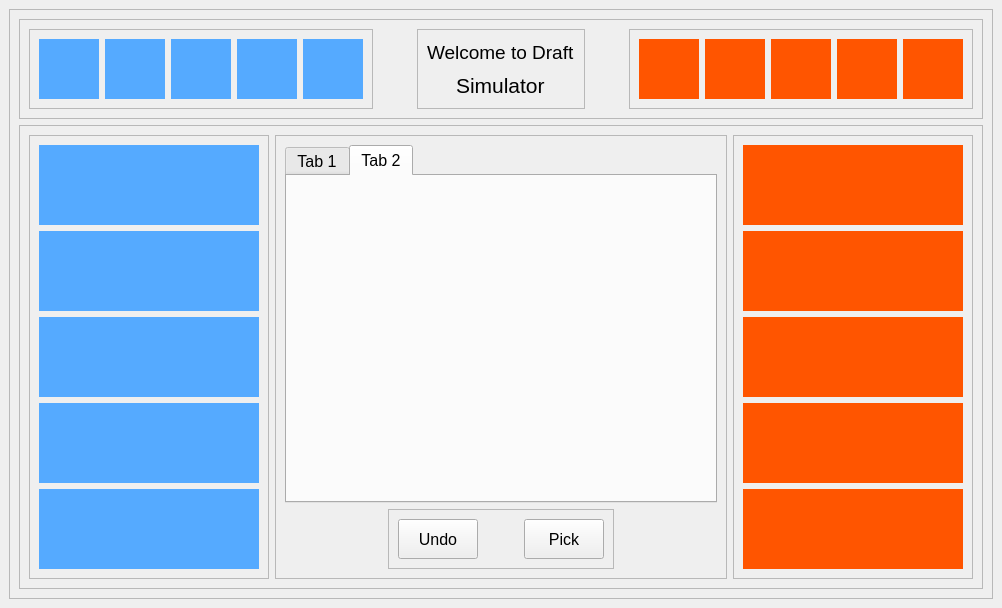
<?xml version="1.0" encoding="UTF-8"?>
<ui version="4.0">
 <class>MainWindow</class>
 <widget class="QMainWindow" name="MainWindow">
  <property name="geometry">
   <rect>
    <x>0</x>
    <y>0</y>
    <width>1002</width>
    <height>608</height>
   </rect>
  </property>
  <property name="windowTitle">
   <string>MainWindow</string>
  </property>
  <widget class="QWidget" name="centralwidget">
   <layout class="QGridLayout" name="gridLayout">
    <item row="0" column="0">
     <widget class="QFrame" name="frame">
      <property name="frameShape">
       <enum>QFrame::StyledPanel</enum>
      </property>
      <property name="frameShadow">
       <enum>QFrame::Raised</enum>
      </property>
      <layout class="QVBoxLayout" name="verticalLayout_2">
       <item>
        <widget class="QFrame" name="ban_frame">
         <property name="minimumSize">
          <size>
           <width>0</width>
           <height>0</height>
          </size>
         </property>
         <property name="frameShape">
          <enum>QFrame::StyledPanel</enum>
         </property>
         <property name="frameShadow">
          <enum>QFrame::Raised</enum>
         </property>
         <layout class="QHBoxLayout" name="horizontalLayout">
          <item>
           <widget class="QFrame" name="blue_ban_frame">
            <property name="minimumSize">
             <size>
              <width>0</width>
              <height>0</height>
             </size>
            </property>
            <property name="frameShape">
             <enum>QFrame::StyledPanel</enum>
            </property>
            <property name="frameShadow">
             <enum>QFrame::Raised</enum>
            </property>
            <layout class="QHBoxLayout" name="horizontalLayout_3">
             <item>
              <widget class="QLabel" name="blue_ban1">
               <property name="sizePolicy">
                <sizepolicy hsizetype="Fixed" vsizetype="Fixed">
                 <horstretch>0</horstretch>
                 <verstretch>0</verstretch>
                </sizepolicy>
               </property>
               <property name="minimumSize">
                <size>
                 <width>60</width>
                 <height>60</height>
                </size>
               </property>
               <property name="maximumSize">
                <size>
                 <width>60</width>
                 <height>60</height>
                </size>
               </property>
               <property name="styleSheet">
                <string notr="true">background-color: rgb(85, 170, 255);</string>
               </property>
               <property name="text">
                <string/>
               </property>
               <property name="alignment">
                <set>Qt::AlignCenter</set>
               </property>
              </widget>
             </item>
             <item>
              <widget class="QLabel" name="blue_ban2">
               <property name="sizePolicy">
                <sizepolicy hsizetype="Fixed" vsizetype="Fixed">
                 <horstretch>0</horstretch>
                 <verstretch>0</verstretch>
                </sizepolicy>
               </property>
               <property name="minimumSize">
                <size>
                 <width>60</width>
                 <height>60</height>
                </size>
               </property>
               <property name="maximumSize">
                <size>
                 <width>60</width>
                 <height>60</height>
                </size>
               </property>
               <property name="styleSheet">
                <string notr="true">background-color: rgb(85, 170, 255);</string>
               </property>
               <property name="text">
                <string/>
               </property>
               <property name="alignment">
                <set>Qt::AlignCenter</set>
               </property>
              </widget>
             </item>
             <item>
              <widget class="QLabel" name="blue_ban3">
               <property name="sizePolicy">
                <sizepolicy hsizetype="Fixed" vsizetype="Fixed">
                 <horstretch>0</horstretch>
                 <verstretch>0</verstretch>
                </sizepolicy>
               </property>
               <property name="minimumSize">
                <size>
                 <width>60</width>
                 <height>60</height>
                </size>
               </property>
               <property name="maximumSize">
                <size>
                 <width>60</width>
                 <height>60</height>
                </size>
               </property>
               <property name="styleSheet">
                <string notr="true">background-color: rgb(85, 170, 255);</string>
               </property>
               <property name="text">
                <string/>
               </property>
               <property name="alignment">
                <set>Qt::AlignCenter</set>
               </property>
              </widget>
             </item>
             <item>
              <widget class="QLabel" name="blue_ban4">
               <property name="sizePolicy">
                <sizepolicy hsizetype="Fixed" vsizetype="Fixed">
                 <horstretch>0</horstretch>
                 <verstretch>0</verstretch>
                </sizepolicy>
               </property>
               <property name="minimumSize">
                <size>
                 <width>60</width>
                 <height>60</height>
                </size>
               </property>
               <property name="maximumSize">
                <size>
                 <width>60</width>
                 <height>60</height>
                </size>
               </property>
               <property name="styleSheet">
                <string notr="true">background-color: rgb(85, 170, 255);</string>
               </property>
               <property name="text">
                <string/>
               </property>
               <property name="alignment">
                <set>Qt::AlignCenter</set>
               </property>
              </widget>
             </item>
             <item>
              <widget class="QLabel" name="blue_ban5">
               <property name="sizePolicy">
                <sizepolicy hsizetype="Fixed" vsizetype="Fixed">
                 <horstretch>0</horstretch>
                 <verstretch>0</verstretch>
                </sizepolicy>
               </property>
               <property name="minimumSize">
                <size>
                 <width>60</width>
                 <height>60</height>
                </size>
               </property>
               <property name="maximumSize">
                <size>
                 <width>60</width>
                 <height>60</height>
                </size>
               </property>
               <property name="styleSheet">
                <string notr="true">background-color: rgb(85, 170, 255);</string>
               </property>
               <property name="text">
                <string/>
               </property>
               <property name="alignment">
                <set>Qt::AlignCenter</set>
               </property>
              </widget>
             </item>
            </layout>
           </widget>
          </item>
          <item>
           <spacer name="horizontalSpacer">
            <property name="orientation">
             <enum>Qt::Horizontal</enum>
            </property>
            <property name="sizeHint" stdset="0">
             <size>
              <width>40</width>
              <height>20</height>
             </size>
            </property>
           </spacer>
          </item>
          <item>
           <widget class="QFrame" name="welcome_frame">
            <property name="sizePolicy">
             <sizepolicy hsizetype="Fixed" vsizetype="Preferred">
              <horstretch>0</horstretch>
              <verstretch>0</verstretch>
             </sizepolicy>
            </property>
            <property name="minimumSize">
             <size>
              <width>0</width>
              <height>50</height>
             </size>
            </property>
            <property name="maximumSize">
             <size>
              <width>200</width>
              <height>16777215</height>
             </size>
            </property>
            <property name="frameShape">
             <enum>QFrame::StyledPanel</enum>
            </property>
            <property name="frameShadow">
             <enum>QFrame::Raised</enum>
            </property>
            <layout class="QVBoxLayout" name="verticalLayout">
             <item>
              <widget class="QLabel" name="top_label1">
               <property name="font">
                <font>
                 <pointsize>14</pointsize>
                </font>
               </property>
               <property name="text">
                <string>Welcome to Draft</string>
               </property>
              </widget>
             </item>
             <item alignment="Qt::AlignHCenter">
              <widget class="QLabel" name="top_label2">
               <property name="font">
                <font>
                 <pointsize>16</pointsize>
                </font>
               </property>
               <property name="text">
                <string>Simulator</string>
               </property>
              </widget>
             </item>
            </layout>
           </widget>
          </item>
          <item>
           <spacer name="horizontalSpacer_2">
            <property name="orientation">
             <enum>Qt::Horizontal</enum>
            </property>
            <property name="sizeHint" stdset="0">
             <size>
              <width>40</width>
              <height>20</height>
             </size>
            </property>
           </spacer>
          </item>
          <item>
           <widget class="QFrame" name="red_ban_frame">
            <property name="minimumSize">
             <size>
              <width>0</width>
              <height>0</height>
             </size>
            </property>
            <property name="frameShape">
             <enum>QFrame::StyledPanel</enum>
            </property>
            <property name="frameShadow">
             <enum>QFrame::Raised</enum>
            </property>
            <layout class="QHBoxLayout" name="horizontalLayout_4">
             <item>
              <widget class="QLabel" name="red_ban1">
               <property name="sizePolicy">
                <sizepolicy hsizetype="Fixed" vsizetype="Fixed">
                 <horstretch>0</horstretch>
                 <verstretch>0</verstretch>
                </sizepolicy>
               </property>
               <property name="minimumSize">
                <size>
                 <width>60</width>
                 <height>60</height>
                </size>
               </property>
               <property name="maximumSize">
                <size>
                 <width>60</width>
                 <height>60</height>
                </size>
               </property>
               <property name="styleSheet">
                <string notr="true">background-color: rgb(255, 85, 0);</string>
               </property>
               <property name="text">
                <string/>
               </property>
               <property name="alignment">
                <set>Qt::AlignCenter</set>
               </property>
              </widget>
             </item>
             <item>
              <widget class="QLabel" name="red_ban2">
               <property name="sizePolicy">
                <sizepolicy hsizetype="Fixed" vsizetype="Fixed">
                 <horstretch>0</horstretch>
                 <verstretch>0</verstretch>
                </sizepolicy>
               </property>
               <property name="minimumSize">
                <size>
                 <width>60</width>
                 <height>60</height>
                </size>
               </property>
               <property name="maximumSize">
                <size>
                 <width>60</width>
                 <height>60</height>
                </size>
               </property>
               <property name="styleSheet">
                <string notr="true">background-color: rgb(255, 85, 0);</string>
               </property>
               <property name="text">
                <string/>
               </property>
               <property name="alignment">
                <set>Qt::AlignCenter</set>
               </property>
              </widget>
             </item>
             <item>
              <widget class="QLabel" name="red_ban3">
               <property name="sizePolicy">
                <sizepolicy hsizetype="Fixed" vsizetype="Fixed">
                 <horstretch>0</horstretch>
                 <verstretch>0</verstretch>
                </sizepolicy>
               </property>
               <property name="minimumSize">
                <size>
                 <width>60</width>
                 <height>60</height>
                </size>
               </property>
               <property name="maximumSize">
                <size>
                 <width>60</width>
                 <height>60</height>
                </size>
               </property>
               <property name="styleSheet">
                <string notr="true">background-color: rgb(255, 85, 0);</string>
               </property>
               <property name="text">
                <string/>
               </property>
               <property name="alignment">
                <set>Qt::AlignCenter</set>
               </property>
              </widget>
             </item>
             <item>
              <widget class="QLabel" name="red_ban4">
               <property name="sizePolicy">
                <sizepolicy hsizetype="Fixed" vsizetype="Fixed">
                 <horstretch>0</horstretch>
                 <verstretch>0</verstretch>
                </sizepolicy>
               </property>
               <property name="minimumSize">
                <size>
                 <width>60</width>
                 <height>60</height>
                </size>
               </property>
               <property name="maximumSize">
                <size>
                 <width>60</width>
                 <height>60</height>
                </size>
               </property>
               <property name="styleSheet">
                <string notr="true">background-color: rgb(255, 85, 0);</string>
               </property>
               <property name="text">
                <string/>
               </property>
               <property name="alignment">
                <set>Qt::AlignCenter</set>
               </property>
              </widget>
             </item>
             <item>
              <widget class="QLabel" name="red_ban5">
               <property name="sizePolicy">
                <sizepolicy hsizetype="Fixed" vsizetype="Fixed">
                 <horstretch>0</horstretch>
                 <verstretch>0</verstretch>
                </sizepolicy>
               </property>
               <property name="minimumSize">
                <size>
                 <width>60</width>
                 <height>60</height>
                </size>
               </property>
               <property name="maximumSize">
                <size>
                 <width>60</width>
                 <height>60</height>
                </size>
               </property>
               <property name="styleSheet">
                <string notr="true">background-color: rgb(255, 85, 0);</string>
               </property>
               <property name="text">
                <string/>
               </property>
               <property name="alignment">
                <set>Qt::AlignCenter</set>
               </property>
              </widget>
             </item>
            </layout>
           </widget>
          </item>
         </layout>
        </widget>
       </item>
       <item>
        <widget class="QFrame" name="pick_frame">
         <property name="frameShape">
          <enum>QFrame::StyledPanel</enum>
         </property>
         <property name="frameShadow">
          <enum>QFrame::Raised</enum>
         </property>
         <layout class="QHBoxLayout" name="horizontalLayout_2">
          <item>
           <widget class="QFrame" name="blue_pick_frame">
            <property name="sizePolicy">
             <sizepolicy hsizetype="Expanding" vsizetype="Expanding">
              <horstretch>0</horstretch>
              <verstretch>0</verstretch>
             </sizepolicy>
            </property>
            <property name="minimumSize">
             <size>
              <width>180</width>
              <height>0</height>
             </size>
            </property>
            <property name="maximumSize">
             <size>
              <width>240</width>
              <height>900</height>
             </size>
            </property>
            <property name="font">
             <font>
              <pointsize>12</pointsize>
             </font>
            </property>
            <property name="frameShape">
             <enum>QFrame::StyledPanel</enum>
            </property>
            <property name="frameShadow">
             <enum>QFrame::Raised</enum>
            </property>
            <layout class="QVBoxLayout" name="verticalLayout_5">
             <item>
              <widget class="QLabel" name="blue_pick1">
               <property name="minimumSize">
                <size>
                 <width>140</width>
                 <height>80</height>
                </size>
               </property>
               <property name="styleSheet">
                <string notr="true">background-color: rgb(85, 170, 255);</string>
               </property>
               <property name="text">
                <string/>
               </property>
               <property name="alignment">
                <set>Qt::AlignCenter</set>
               </property>
              </widget>
             </item>
             <item>
              <widget class="QLabel" name="blue_pick2">
               <property name="minimumSize">
                <size>
                 <width>140</width>
                 <height>80</height>
                </size>
               </property>
               <property name="styleSheet">
                <string notr="true">background-color: rgb(85, 170, 255);</string>
               </property>
               <property name="text">
                <string/>
               </property>
               <property name="alignment">
                <set>Qt::AlignCenter</set>
               </property>
              </widget>
             </item>
             <item>
              <widget class="QLabel" name="blue_pick3">
               <property name="minimumSize">
                <size>
                 <width>140</width>
                 <height>80</height>
                </size>
               </property>
               <property name="styleSheet">
                <string notr="true">background-color: rgb(85, 170, 255);</string>
               </property>
               <property name="text">
                <string/>
               </property>
               <property name="alignment">
                <set>Qt::AlignCenter</set>
               </property>
              </widget>
             </item>
             <item>
              <widget class="QLabel" name="blue_pick4">
               <property name="minimumSize">
                <size>
                 <width>140</width>
                 <height>80</height>
                </size>
               </property>
               <property name="styleSheet">
                <string notr="true">background-color: rgb(85, 170, 255);</string>
               </property>
               <property name="text">
                <string/>
               </property>
               <property name="alignment">
                <set>Qt::AlignCenter</set>
               </property>
              </widget>
             </item>
             <item>
              <widget class="QLabel" name="blue_pick5">
               <property name="minimumSize">
                <size>
                 <width>140</width>
                 <height>80</height>
                </size>
               </property>
               <property name="styleSheet">
                <string notr="true">background-color: rgb(85, 170, 255);</string>
               </property>
               <property name="text">
                <string/>
               </property>
               <property name="alignment">
                <set>Qt::AlignCenter</set>
               </property>
              </widget>
             </item>
            </layout>
           </widget>
          </item>
          <item>
           <widget class="QFrame" name="hero_frame">
            <property name="frameShape">
             <enum>QFrame::StyledPanel</enum>
            </property>
            <property name="frameShadow">
             <enum>QFrame::Raised</enum>
            </property>
            <layout class="QVBoxLayout" name="verticalLayout_4">
             <item>
              <widget class="QTabWidget" name="hero_tab">
               <property name="font">
                <font>
                 <pointsize>12</pointsize>
                </font>
               </property>
               <property name="currentIndex">
                <number>1</number>
               </property>
               <widget class="QWidget" name="tab">
                <attribute name="title">
                 <string>Tab 1</string>
                </attribute>
               </widget>
               <widget class="QWidget" name="tab_2">
                <attribute name="title">
                 <string>Tab 2</string>
                </attribute>
               </widget>
              </widget>
             </item>
             <item alignment="Qt::AlignHCenter">
              <widget class="QFrame" name="bottom_frame">
               <property name="maximumSize">
                <size>
                 <width>16777215</width>
                 <height>92</height>
                </size>
               </property>
               <property name="frameShape">
                <enum>QFrame::StyledPanel</enum>
               </property>
               <property name="frameShadow">
                <enum>QFrame::Raised</enum>
               </property>
               <layout class="QHBoxLayout" name="horizontalLayout_5">
                <item>
                 <widget class="QPushButton" name="undo_button">
                  <property name="minimumSize">
                   <size>
                    <width>60</width>
                    <height>40</height>
                   </size>
                  </property>
                  <property name="font">
                   <font>
                    <pointsize>12</pointsize>
                   </font>
                  </property>
                  <property name="styleSheet">
                   <string notr="true"/>
                  </property>
                  <property name="text">
                   <string>Undo</string>
                  </property>
                 </widget>
                </item>
                <item>
                 <spacer name="horizontalSpacer_4">
                  <property name="orientation">
                   <enum>Qt::Horizontal</enum>
                  </property>
                  <property name="sizeType">
                   <enum>QSizePolicy::Fixed</enum>
                  </property>
                  <property name="sizeHint" stdset="0">
                   <size>
                    <width>40</width>
                    <height>20</height>
                   </size>
                  </property>
                 </spacer>
                </item>
                <item>
                 <widget class="QPushButton" name="pick_button">
                  <property name="minimumSize">
                   <size>
                    <width>60</width>
                    <height>40</height>
                   </size>
                  </property>
                  <property name="font">
                   <font>
                    <pointsize>12</pointsize>
                   </font>
                  </property>
                  <property name="styleSheet">
                   <string notr="true"/>
                  </property>
                  <property name="text">
                   <string>Pick</string>
                  </property>
                 </widget>
                </item>
               </layout>
              </widget>
             </item>
            </layout>
           </widget>
          </item>
          <item>
           <widget class="QFrame" name="red_pick_frame">
            <property name="sizePolicy">
             <sizepolicy hsizetype="Expanding" vsizetype="Expanding">
              <horstretch>0</horstretch>
              <verstretch>0</verstretch>
             </sizepolicy>
            </property>
            <property name="minimumSize">
             <size>
              <width>180</width>
              <height>0</height>
             </size>
            </property>
            <property name="maximumSize">
             <size>
              <width>240</width>
              <height>900</height>
             </size>
            </property>
            <property name="font">
             <font>
              <pointsize>12</pointsize>
             </font>
            </property>
            <property name="frameShape">
             <enum>QFrame::StyledPanel</enum>
            </property>
            <property name="frameShadow">
             <enum>QFrame::Raised</enum>
            </property>
            <layout class="QVBoxLayout" name="verticalLayout_7">
             <item>
              <widget class="QLabel" name="red_pick1">
               <property name="minimumSize">
                <size>
                 <width>140</width>
                 <height>80</height>
                </size>
               </property>
               <property name="styleSheet">
                <string notr="true">background-color: rgb(255, 85, 0);</string>
               </property>
               <property name="text">
                <string/>
               </property>
               <property name="alignment">
                <set>Qt::AlignCenter</set>
               </property>
              </widget>
             </item>
             <item>
              <widget class="QLabel" name="red_pick2">
               <property name="minimumSize">
                <size>
                 <width>140</width>
                 <height>80</height>
                </size>
               </property>
               <property name="styleSheet">
                <string notr="true">background-color: rgb(255, 85, 0);</string>
               </property>
               <property name="text">
                <string/>
               </property>
               <property name="alignment">
                <set>Qt::AlignCenter</set>
               </property>
              </widget>
             </item>
             <item>
              <widget class="QLabel" name="red_pick3">
               <property name="minimumSize">
                <size>
                 <width>140</width>
                 <height>80</height>
                </size>
               </property>
               <property name="styleSheet">
                <string notr="true">background-color: rgb(255, 85, 0);</string>
               </property>
               <property name="text">
                <string/>
               </property>
               <property name="alignment">
                <set>Qt::AlignCenter</set>
               </property>
              </widget>
             </item>
             <item>
              <widget class="QLabel" name="red_pick4">
               <property name="minimumSize">
                <size>
                 <width>140</width>
                 <height>80</height>
                </size>
               </property>
               <property name="styleSheet">
                <string notr="true">background-color: rgb(255, 85, 0);</string>
               </property>
               <property name="text">
                <string/>
               </property>
               <property name="alignment">
                <set>Qt::AlignCenter</set>
               </property>
              </widget>
             </item>
             <item>
              <widget class="QLabel" name="red_pick5">
               <property name="minimumSize">
                <size>
                 <width>140</width>
                 <height>80</height>
                </size>
               </property>
               <property name="styleSheet">
                <string notr="true">background-color: rgb(255, 85, 0);</string>
               </property>
               <property name="text">
                <string/>
               </property>
               <property name="alignment">
                <set>Qt::AlignCenter</set>
               </property>
              </widget>
             </item>
            </layout>
           </widget>
          </item>
         </layout>
        </widget>
       </item>
      </layout>
     </widget>
    </item>
   </layout>
  </widget>
 </widget>
 <resources>
  <include location="rsc.qrc"/>
 </resources>
 <connections/>
</ui>
